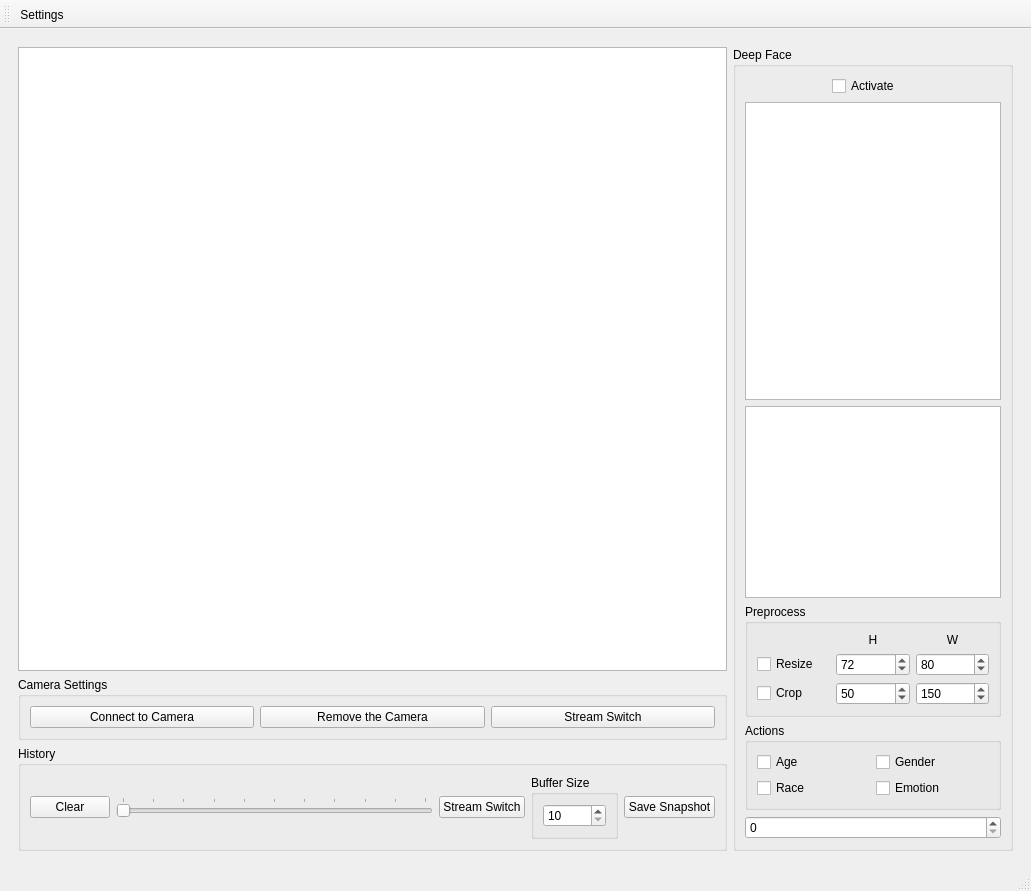
<?xml version="1.0" encoding="UTF-8"?>
<ui version="4.0">
 <author>Muhammed Said BİLGEHAN</author>
 <class>MainWindow</class>
 <widget class="QMainWindow" name="MainWindow">
  <property name="geometry">
   <rect>
    <x>0</x>
    <y>0</y>
    <width>1031</width>
    <height>891</height>
   </rect>
  </property>
  <property name="windowTitle">
   <string>MainWindow</string>
  </property>
  <widget class="QWidget" name="centralwidget">
   <layout class="QGridLayout" name="gridLayout_6">
    <item row="0" column="0">
     <widget class="QWidget" name="widget_Camera_Frame" native="true">
      <layout class="QGridLayout" name="gridLayout_7">
       <item row="0" column="3" rowspan="3">
        <widget class="QGroupBox" name="groupBox_Deep_Face">
         <property name="minimumSize">
          <size>
           <width>100</width>
           <height>100</height>
          </size>
         </property>
         <property name="maximumSize">
          <size>
           <width>400</width>
           <height>16777215</height>
          </size>
         </property>
         <property name="title">
          <string>Deep Face</string>
         </property>
         <layout class="QGridLayout" name="gridLayout_4">
          <item row="4" column="0" colspan="3">
           <widget class="QGroupBox" name="groupBox_Actions">
            <property name="title">
             <string>Actions</string>
            </property>
            <layout class="QGridLayout" name="gridLayout_12">
             <item row="0" column="0">
              <widget class="QCheckBox" name="checkBox_Deep_Face_Active_Age">
               <property name="text">
                <string>Age</string>
               </property>
              </widget>
             </item>
             <item row="1" column="0">
              <widget class="QCheckBox" name="checkBox_Deep_Face_Active_Race">
               <property name="text">
                <string>Race</string>
               </property>
              </widget>
             </item>
             <item row="1" column="1">
              <widget class="QCheckBox" name="checkBox_Deep_Face_Active_Emotion">
               <property name="text">
                <string>Emotion</string>
               </property>
              </widget>
             </item>
             <item row="0" column="1">
              <widget class="QCheckBox" name="checkBox_Deep_Face_Active_Gender">
               <property name="text">
                <string>Gender</string>
               </property>
              </widget>
             </item>
            </layout>
           </widget>
          </item>
          <item row="6" column="0" colspan="3">
           <widget class="QSpinBox" name="spinBox_Deep_Face_Accuracy"/>
          </item>
          <item row="3" column="0" colspan="3">
           <widget class="QGroupBox" name="groupBox_Preprocess">
            <property name="title">
             <string>Preprocess</string>
            </property>
            <layout class="QGridLayout" name="gridLayout_3">
             <item row="1" column="2">
              <widget class="QSpinBox" name="spinBox_Resize_W">
               <property name="maximum">
                <number>5000</number>
               </property>
               <property name="singleStep">
                <number>100</number>
               </property>
               <property name="value">
                <number>80</number>
               </property>
              </widget>
             </item>
             <item row="1" column="1">
              <widget class="QSpinBox" name="spinBox_Resize_H">
               <property name="maximum">
                <number>5000</number>
               </property>
               <property name="singleStep">
                <number>100</number>
               </property>
               <property name="value">
                <number>72</number>
               </property>
              </widget>
             </item>
             <item row="2" column="0">
              <widget class="QCheckBox" name="checkBox_Deep_Face_Preprocess_Crop">
               <property name="text">
                <string>Crop</string>
               </property>
              </widget>
             </item>
             <item row="1" column="0">
              <widget class="QCheckBox" name="checkBox_Deep_Face_Preprocess_Resize">
               <property name="text">
                <string>Resize</string>
               </property>
              </widget>
             </item>
             <item row="2" column="2">
              <widget class="QSpinBox" name="spinBox_Crop_W">
               <property name="maximum">
                <number>5000</number>
               </property>
               <property name="singleStep">
                <number>50</number>
               </property>
               <property name="value">
                <number>150</number>
               </property>
              </widget>
             </item>
             <item row="2" column="1">
              <widget class="QSpinBox" name="spinBox_Crop_H">
               <property name="maximum">
                <number>5000</number>
               </property>
               <property name="singleStep">
                <number>50</number>
               </property>
               <property name="value">
                <number>50</number>
               </property>
              </widget>
             </item>
             <item row="0" column="1">
              <widget class="QLabel" name="label_H">
               <property name="text">
                <string>H</string>
               </property>
               <property name="alignment">
                <set>Qt::AlignCenter</set>
               </property>
              </widget>
             </item>
             <item row="0" column="2">
              <widget class="QLabel" name="label_W">
               <property name="text">
                <string>W</string>
               </property>
               <property name="alignment">
                <set>Qt::AlignCenter</set>
               </property>
              </widget>
             </item>
            </layout>
           </widget>
          </item>
          <item row="2" column="0" colspan="3">
           <widget class="QTextEdit" name="textEdit_Deep_Face_Results">
            <property name="sizePolicy">
             <sizepolicy hsizetype="Expanding" vsizetype="Preferred">
              <horstretch>0</horstretch>
              <verstretch>0</verstretch>
             </sizepolicy>
            </property>
            <property name="minimumSize">
             <size>
              <width>0</width>
              <height>100</height>
             </size>
            </property>
            <property name="textInteractionFlags">
             <set>Qt::TextSelectableByKeyboard|Qt::TextSelectableByMouse</set>
            </property>
           </widget>
          </item>
          <item row="1" column="0" colspan="3">
           <widget class="Graphics_View" name="graphicsView_Camera_Deep_Face">
            <property name="mouseTracking">
             <bool>true</bool>
            </property>
            <property name="verticalScrollBarPolicy">
             <enum>Qt::ScrollBarAlwaysOff</enum>
            </property>
            <property name="horizontalScrollBarPolicy">
             <enum>Qt::ScrollBarAlwaysOff</enum>
            </property>
           </widget>
          </item>
          <item row="0" column="1">
           <widget class="QCheckBox" name="checkBox_Deep_Face_Active">
            <property name="text">
             <string>Activate</string>
            </property>
           </widget>
          </item>
         </layout>
        </widget>
       </item>
       <item row="2" column="0" colspan="3">
        <widget class="QGroupBox" name="groupBox_History">
         <property name="sizePolicy">
          <sizepolicy hsizetype="Preferred" vsizetype="Maximum">
           <horstretch>0</horstretch>
           <verstretch>0</verstretch>
          </sizepolicy>
         </property>
         <property name="title">
          <string>History</string>
         </property>
         <layout class="QGridLayout" name="gridLayout">
          <item row="0" column="0">
           <widget class="QPushButton" name="pushButton_Buffer_Clear">
            <property name="text">
             <string>Clear</string>
            </property>
           </widget>
          </item>
          <item row="0" column="1">
           <widget class="QSlider" name="horizontalSlider_Buffer_Step_Bar">
            <property name="maximum">
             <number>10</number>
            </property>
            <property name="orientation">
             <enum>Qt::Horizontal</enum>
            </property>
            <property name="tickPosition">
             <enum>QSlider::TicksAbove</enum>
            </property>
            <property name="tickInterval">
             <number>0</number>
            </property>
           </widget>
          </item>
          <item row="0" column="2">
           <widget class="QPushButton" name="pushButton_Page_1_Stream_Switch">
            <property name="minimumSize">
             <size>
              <width>75</width>
              <height>0</height>
             </size>
            </property>
            <property name="maximumSize">
             <size>
              <width>16777215</width>
              <height>16777215</height>
             </size>
            </property>
            <property name="text">
             <string>Stream Switch</string>
            </property>
           </widget>
          </item>
          <item row="0" column="3">
           <widget class="QGroupBox" name="groupBox_Buffer_Size">
            <property name="sizePolicy">
             <sizepolicy hsizetype="Maximum" vsizetype="Maximum">
              <horstretch>0</horstretch>
              <verstretch>0</verstretch>
             </sizepolicy>
            </property>
            <property name="title">
             <string>Buffer Size</string>
            </property>
            <layout class="QGridLayout" name="gridLayout_8">
             <item row="0" column="0">
              <widget class="QSpinBox" name="spinBox_Buffer_Size">
               <property name="sizePolicy">
                <sizepolicy hsizetype="Minimum" vsizetype="Fixed">
                 <horstretch>0</horstretch>
                 <verstretch>0</verstretch>
                </sizepolicy>
               </property>
               <property name="minimum">
                <number>10</number>
               </property>
               <property name="maximum">
                <number>500</number>
               </property>
              </widget>
             </item>
            </layout>
           </widget>
          </item>
          <item row="0" column="4">
           <widget class="QPushButton" name="pushButton_Snapshot">
            <property name="text">
             <string>Save Snapshot</string>
            </property>
           </widget>
          </item>
         </layout>
        </widget>
       </item>
       <item row="0" column="0" colspan="3">
        <widget class="Graphics_View" name="graphicsView_Camera">
         <property name="sizePolicy">
          <sizepolicy hsizetype="MinimumExpanding" vsizetype="Minimum">
           <horstretch>0</horstretch>
           <verstretch>0</verstretch>
          </sizepolicy>
         </property>
         <property name="minimumSize">
          <size>
           <width>250</width>
           <height>250</height>
          </size>
         </property>
         <property name="mouseTracking">
          <bool>true</bool>
         </property>
         <property name="verticalScrollBarPolicy">
          <enum>Qt::ScrollBarAlwaysOff</enum>
         </property>
         <property name="horizontalScrollBarPolicy">
          <enum>Qt::ScrollBarAlwaysOff</enum>
         </property>
        </widget>
       </item>
       <item row="1" column="0" colspan="3">
        <widget class="QGroupBox" name="groupBox_Camera_Settings">
         <property name="sizePolicy">
          <sizepolicy hsizetype="Preferred" vsizetype="Maximum">
           <horstretch>0</horstretch>
           <verstretch>0</verstretch>
          </sizepolicy>
         </property>
         <property name="title">
          <string>Camera Settings</string>
         </property>
         <layout class="QHBoxLayout" name="horizontalLayout">
          <item>
           <widget class="QPushButton" name="pushButton_Connect_to_Camera">
            <property name="sizePolicy">
             <sizepolicy hsizetype="Minimum" vsizetype="Maximum">
              <horstretch>0</horstretch>
              <verstretch>0</verstretch>
             </sizepolicy>
            </property>
            <property name="text">
             <string>Connect to Camera</string>
            </property>
           </widget>
          </item>
          <item>
           <widget class="QPushButton" name="pushButton_Remove_the_Camera">
            <property name="sizePolicy">
             <sizepolicy hsizetype="Minimum" vsizetype="Maximum">
              <horstretch>0</horstretch>
              <verstretch>0</verstretch>
             </sizepolicy>
            </property>
            <property name="text">
             <string>Remove the Camera</string>
            </property>
           </widget>
          </item>
          <item>
           <widget class="QPushButton" name="pushButton_Stream_Switch">
            <property name="sizePolicy">
             <sizepolicy hsizetype="Minimum" vsizetype="Maximum">
              <horstretch>0</horstretch>
              <verstretch>0</verstretch>
             </sizepolicy>
            </property>
            <property name="text">
             <string>Stream Switch</string>
            </property>
           </widget>
          </item>
         </layout>
        </widget>
       </item>
      </layout>
     </widget>
    </item>
   </layout>
  </widget>
  <widget class="QStatusBar" name="statusbar"/>
  <widget class="QToolBar" name="toolBar">
   <property name="windowTitle">
    <string>toolBar</string>
   </property>
   <attribute name="toolBarArea">
    <enum>TopToolBarArea</enum>
   </attribute>
   <attribute name="toolBarBreak">
    <bool>false</bool>
   </attribute>
   <addaction name="action_Settings_Page"/>
  </widget>
  <action name="action_Settings_Page">
   <property name="text">
    <string>&amp;Settings</string>
   </property>
   <property name="toolTip">
    <string>Settings</string>
   </property>
  </action>
 </widget>
 <customwidgets>
  <customwidget>
   <class>Graphics_View</class>
   <extends>QGraphicsView</extends>
   <header location="global">constructor_ui</header>
  </customwidget>
 </customwidgets>
 <resources/>
 <connections/>
 <designerdata>
  <property name="gridDeltaX">
   <number>10</number>
  </property>
  <property name="gridDeltaY">
   <number>10</number>
  </property>
  <property name="gridSnapX">
   <bool>true</bool>
  </property>
  <property name="gridSnapY">
   <bool>true</bool>
  </property>
  <property name="gridVisible">
   <bool>true</bool>
  </property>
 </designerdata>
</ui>
